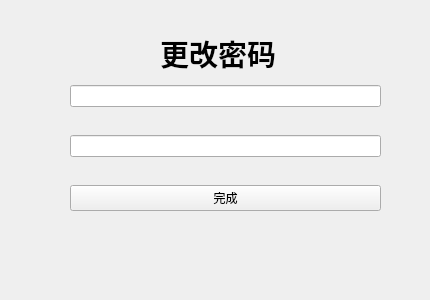
<?xml version="1.0" encoding="UTF-8"?>
<ui version="4.0">
 <class>ChangePwd</class>
 <widget class="QMainWindow" name="ChangePwd">
  <property name="geometry">
   <rect>
    <x>0</x>
    <y>0</y>
    <width>430</width>
    <height>300</height>
   </rect>
  </property>
  <property name="windowTitle">
   <string>MainWindow</string>
  </property>
  <widget class="QWidget" name="centralwidget">
   <widget class="QLabel" name="label">
    <property name="geometry">
     <rect>
      <x>160</x>
      <y>23</y>
      <width>121</width>
      <height>61</height>
     </rect>
    </property>
    <property name="font">
     <font>
      <family>Bahnschrift SemiBold SemiConden</family>
      <pointsize>22</pointsize>
      <weight>75</weight>
      <bold>true</bold>
     </font>
    </property>
    <property name="text">
     <string>更改密码</string>
    </property>
   </widget>
   <widget class="QWidget" name="widget" native="true">
    <property name="geometry">
     <rect>
      <x>70</x>
      <y>63</y>
      <width>311</width>
      <height>171</height>
     </rect>
    </property>
    <layout class="QVBoxLayout" name="verticalLayout">
     <item>
      <widget class="QLineEdit" name="QLE_pwd"/>
     </item>
     <item>
      <widget class="QLineEdit" name="QLE_rpwd"/>
     </item>
     <item>
      <widget class="QPushButton" name="QPB_confirm">
       <property name="text">
        <string>完成</string>
       </property>
      </widget>
     </item>
    </layout>
   </widget>
  </widget>
  <widget class="QMenuBar" name="menubar">
   <property name="geometry">
    <rect>
     <x>0</x>
     <y>0</y>
     <width>430</width>
     <height>23</height>
    </rect>
   </property>
  </widget>
 </widget>
 <resources/>
 <connections/>
</ui>
